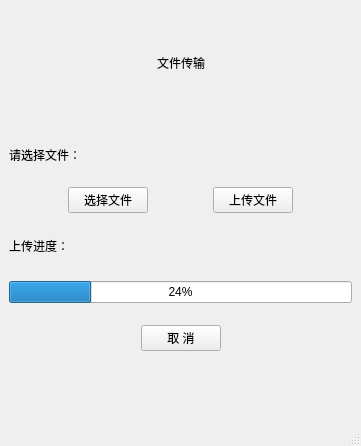
<?xml version="1.0" encoding="UTF-8"?>
<ui version="4.0">
 <class>FileUploadWindow</class>
 <widget class="QMainWindow" name="FileUploadWindow">
  <property name="geometry">
   <rect>
    <x>0</x>
    <y>0</y>
    <width>361</width>
    <height>446</height>
   </rect>
  </property>
  <property name="windowTitle">
   <string>MainWindow</string>
  </property>
  <widget class="QWidget" name="centralwidget">
   <property name="minimumSize">
    <size>
     <width>361</width>
     <height>401</height>
    </size>
   </property>
   <property name="maximumSize">
    <size>
     <width>361</width>
     <height>401</height>
    </size>
   </property>
   <layout class="QVBoxLayout" name="verticalLayout">
    <property name="spacing">
     <number>0</number>
    </property>
    <property name="leftMargin">
     <number>0</number>
    </property>
    <property name="topMargin">
     <number>0</number>
    </property>
    <property name="rightMargin">
     <number>0</number>
    </property>
    <property name="bottomMargin">
     <number>0</number>
    </property>
    <item>
     <spacer name="verticalSpacer_2">
      <property name="orientation">
       <enum>Qt::Orientation::Vertical</enum>
      </property>
      <property name="sizeType">
       <enum>QSizePolicy::Policy::Fixed</enum>
      </property>
      <property name="sizeHint" stdset="0">
       <size>
        <width>20</width>
        <height>40</height>
       </size>
      </property>
     </spacer>
    </item>
    <item>
     <widget class="QWidget" name="widget" native="true">
      <layout class="QHBoxLayout" name="horizontalLayout">
       <item>
        <spacer name="horizontalSpacer">
         <property name="orientation">
          <enum>Qt::Orientation::Horizontal</enum>
         </property>
         <property name="sizeHint" stdset="0">
          <size>
           <width>40</width>
           <height>20</height>
          </size>
         </property>
        </spacer>
       </item>
       <item>
        <widget class="QLabel" name="title_label">
         <property name="text">
          <string>文件传输</string>
         </property>
        </widget>
       </item>
       <item>
        <spacer name="horizontalSpacer_2">
         <property name="orientation">
          <enum>Qt::Orientation::Horizontal</enum>
         </property>
         <property name="sizeHint" stdset="0">
          <size>
           <width>40</width>
           <height>20</height>
          </size>
         </property>
        </spacer>
       </item>
      </layout>
     </widget>
    </item>
    <item>
     <widget class="QWidget" name="widget_2" native="true">
      <layout class="QHBoxLayout" name="horizontalLayout_2">
       <item>
        <spacer name="horizontalSpacer_3">
         <property name="orientation">
          <enum>Qt::Orientation::Horizontal</enum>
         </property>
         <property name="sizeHint" stdset="0">
          <size>
           <width>128</width>
           <height>20</height>
          </size>
         </property>
        </spacer>
       </item>
       <item>
        <widget class="QLabel" name="tip_label">
         <property name="minimumSize">
          <size>
           <width>70</width>
           <height>0</height>
          </size>
         </property>
         <property name="maximumSize">
          <size>
           <width>70</width>
           <height>16777215</height>
          </size>
         </property>
         <property name="text">
          <string/>
         </property>
        </widget>
       </item>
       <item>
        <spacer name="horizontalSpacer_4">
         <property name="orientation">
          <enum>Qt::Orientation::Horizontal</enum>
         </property>
         <property name="sizeHint" stdset="0">
          <size>
           <width>127</width>
           <height>20</height>
          </size>
         </property>
        </spacer>
       </item>
      </layout>
     </widget>
    </item>
    <item>
     <widget class="QWidget" name="widget_3" native="true">
      <layout class="QHBoxLayout" name="horizontalLayout_3">
       <item>
        <widget class="QLabel" name="select_label">
         <property name="text">
          <string>请选择文件：</string>
         </property>
        </widget>
       </item>
       <item>
        <widget class="QLabel" name="filename_label">
         <property name="text">
          <string/>
         </property>
        </widget>
       </item>
       <item>
        <spacer name="horizontalSpacer_5">
         <property name="orientation">
          <enum>Qt::Orientation::Horizontal</enum>
         </property>
         <property name="sizeHint" stdset="0">
          <size>
           <width>40</width>
           <height>20</height>
          </size>
         </property>
        </spacer>
       </item>
      </layout>
     </widget>
    </item>
    <item>
     <widget class="QWidget" name="widget_4" native="true">
      <layout class="QHBoxLayout" name="horizontalLayout_4">
       <item>
        <spacer name="horizontalSpacer_6">
         <property name="orientation">
          <enum>Qt::Orientation::Horizontal</enum>
         </property>
         <property name="sizeHint" stdset="0">
          <size>
           <width>50</width>
           <height>20</height>
          </size>
         </property>
        </spacer>
       </item>
       <item>
        <widget class="QPushButton" name="select_button">
         <property name="text">
          <string>选择文件</string>
         </property>
        </widget>
       </item>
       <item>
        <spacer name="horizontalSpacer_7">
         <property name="orientation">
          <enum>Qt::Orientation::Horizontal</enum>
         </property>
         <property name="sizeHint" stdset="0">
          <size>
           <width>50</width>
           <height>20</height>
          </size>
         </property>
        </spacer>
       </item>
       <item>
        <widget class="QPushButton" name="upload_button">
         <property name="text">
          <string>上传文件</string>
         </property>
        </widget>
       </item>
       <item>
        <spacer name="horizontalSpacer_8">
         <property name="orientation">
          <enum>Qt::Orientation::Horizontal</enum>
         </property>
         <property name="sizeHint" stdset="0">
          <size>
           <width>50</width>
           <height>20</height>
          </size>
         </property>
        </spacer>
       </item>
      </layout>
     </widget>
    </item>
    <item>
     <widget class="QWidget" name="widget_5" native="true">
      <layout class="QHBoxLayout" name="horizontalLayout_5">
       <item>
        <widget class="QLabel" name="label_2">
         <property name="text">
          <string>上传进度：</string>
         </property>
        </widget>
       </item>
       <item>
        <spacer name="horizontalSpacer_9">
         <property name="orientation">
          <enum>Qt::Orientation::Horizontal</enum>
         </property>
         <property name="sizeHint" stdset="0">
          <size>
           <width>40</width>
           <height>20</height>
          </size>
         </property>
        </spacer>
       </item>
      </layout>
     </widget>
    </item>
    <item>
     <widget class="QWidget" name="widget_6" native="true">
      <layout class="QHBoxLayout" name="horizontalLayout_6">
       <item>
        <widget class="QProgressBar" name="progressBar">
         <property name="value">
          <number>24</number>
         </property>
        </widget>
       </item>
      </layout>
     </widget>
    </item>
    <item>
     <widget class="QWidget" name="widget_7" native="true">
      <layout class="QHBoxLayout" name="horizontalLayout_7">
       <item>
        <spacer name="horizontalSpacer_10">
         <property name="orientation">
          <enum>Qt::Orientation::Horizontal</enum>
         </property>
         <property name="sizeHint" stdset="0">
          <size>
           <width>123</width>
           <height>20</height>
          </size>
         </property>
        </spacer>
       </item>
       <item>
        <widget class="QPushButton" name="cancel_button">
         <property name="text">
          <string>取 消</string>
         </property>
        </widget>
       </item>
       <item>
        <spacer name="horizontalSpacer_11">
         <property name="orientation">
          <enum>Qt::Orientation::Horizontal</enum>
         </property>
         <property name="sizeHint" stdset="0">
          <size>
           <width>122</width>
           <height>20</height>
          </size>
         </property>
        </spacer>
       </item>
      </layout>
     </widget>
    </item>
    <item>
     <spacer name="verticalSpacer">
      <property name="orientation">
       <enum>Qt::Orientation::Vertical</enum>
      </property>
      <property name="sizeType">
       <enum>QSizePolicy::Policy::Fixed</enum>
      </property>
      <property name="sizeHint" stdset="0">
       <size>
        <width>20</width>
        <height>40</height>
       </size>
      </property>
     </spacer>
    </item>
   </layout>
  </widget>
  <widget class="QMenuBar" name="menubar">
   <property name="geometry">
    <rect>
     <x>0</x>
     <y>0</y>
     <width>361</width>
     <height>23</height>
    </rect>
   </property>
  </widget>
  <widget class="QStatusBar" name="statusbar"/>
 </widget>
 <resources/>
 <connections/>
</ui>
